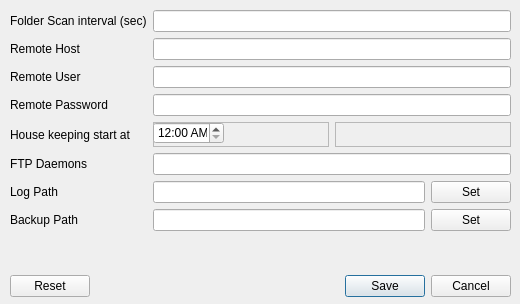
<?xml version="1.0" encoding="UTF-8"?>
<ui version="4.0">
 <class>settingsDlg</class>
 <widget class="QDialog" name="settingsDlg">
  <property name="geometry">
   <rect>
    <x>0</x>
    <y>0</y>
    <width>520</width>
    <height>304</height>
   </rect>
  </property>
  <property name="sizePolicy">
   <sizepolicy hsizetype="Fixed" vsizetype="Fixed">
    <horstretch>0</horstretch>
    <verstretch>0</verstretch>
   </sizepolicy>
  </property>
  <property name="minimumSize">
   <size>
    <width>520</width>
    <height>246</height>
   </size>
  </property>
  <property name="maximumSize">
   <size>
    <width>520</width>
    <height>400</height>
   </size>
  </property>
  <property name="baseSize">
   <size>
    <width>520</width>
    <height>246</height>
   </size>
  </property>
  <property name="windowTitle">
   <string>Settings</string>
  </property>
  <property name="modal">
   <bool>true</bool>
  </property>
  <widget class="QDialogButtonBox" name="buttonBox">
   <property name="geometry">
    <rect>
     <x>10</x>
     <y>270</y>
     <width>501</width>
     <height>32</height>
    </rect>
   </property>
   <property name="orientation">
    <enum>Qt::Horizontal</enum>
   </property>
   <property name="standardButtons">
    <set>QDialogButtonBox::Cancel|QDialogButtonBox::Reset|QDialogButtonBox::Save</set>
   </property>
  </widget>
  <widget class="QWidget" name="gridLayoutWidget">
   <property name="geometry">
    <rect>
     <x>10</x>
     <y>10</y>
     <width>501</width>
     <height>221</height>
    </rect>
   </property>
   <layout class="QGridLayout" name="settingsLayout">
    <item row="2" column="0">
     <widget class="QLabel" name="label_4">
      <property name="text">
       <string>Remote User</string>
      </property>
     </widget>
    </item>
    <item row="1" column="1">
     <widget class="QLineEdit" name="ftp_host"/>
    </item>
    <item row="2" column="1">
     <widget class="QLineEdit" name="ftp_user"/>
    </item>
    <item row="0" column="1">
     <widget class="QLineEdit" name="sync_interval">
      <property name="text">
       <string/>
      </property>
     </widget>
    </item>
    <item row="1" column="0">
     <widget class="QLabel" name="label_3">
      <property name="text">
       <string>Remote Host</string>
      </property>
     </widget>
    </item>
    <item row="0" column="0">
     <widget class="QLabel" name="label">
      <property name="text">
       <string>Folder Scan interval (sec)</string>
      </property>
     </widget>
    </item>
    <item row="3" column="0">
     <widget class="QLabel" name="label_5">
      <property name="text">
       <string>Remote Password</string>
      </property>
     </widget>
    </item>
    <item row="6" column="0">
     <widget class="QLabel" name="label_6">
      <property name="text">
       <string>Log Path</string>
      </property>
     </widget>
    </item>
    <item row="4" column="1">
     <layout class="QHBoxLayout" name="horizontalLayout_2">
      <item>
       <widget class="QFrame" name="frame">
        <property name="frameShape">
         <enum>QFrame::StyledPanel</enum>
        </property>
        <property name="frameShadow">
         <enum>QFrame::Raised</enum>
        </property>
        <widget class="QTimeEdit" name="house_keeping">
         <property name="geometry">
          <rect>
           <x>0</x>
           <y>0</y>
           <width>71</width>
           <height>22</height>
          </rect>
         </property>
         <property name="displayFormat">
          <string>h:mm AP</string>
         </property>
        </widget>
       </widget>
      </item>
      <item>
       <widget class="QFrame" name="frame_3">
        <property name="frameShape">
         <enum>QFrame::StyledPanel</enum>
        </property>
        <property name="frameShadow">
         <enum>QFrame::Raised</enum>
        </property>
       </widget>
      </item>
     </layout>
    </item>
    <item row="5" column="1">
     <widget class="QLineEdit" name="thread_count"/>
    </item>
    <item row="5" column="0">
     <widget class="QLabel" name="label_2">
      <property name="text">
       <string>FTP Daemons</string>
      </property>
     </widget>
    </item>
    <item row="4" column="0">
     <widget class="QLabel" name="label_7">
      <property name="text">
       <string>House keeping start at</string>
      </property>
     </widget>
    </item>
    <item row="6" column="1">
     <layout class="QHBoxLayout" name="horizontalLayout_3">
      <item>
       <widget class="QLineEdit" name="log_path">
        <property name="readOnly">
         <bool>true</bool>
        </property>
       </widget>
      </item>
      <item>
       <widget class="QPushButton" name="btn_setLogPath">
        <property name="text">
         <string>Set</string>
        </property>
       </widget>
      </item>
     </layout>
    </item>
    <item row="7" column="0">
     <widget class="QLabel" name="label_8">
      <property name="text">
       <string>Backup Path</string>
      </property>
     </widget>
    </item>
    <item row="3" column="1">
     <widget class="QLineEdit" name="ftp_pass">
      <property name="echoMode">
       <enum>QLineEdit::Password</enum>
      </property>
     </widget>
    </item>
    <item row="7" column="1">
     <layout class="QHBoxLayout" name="horizontalLayout">
      <item>
       <widget class="QLineEdit" name="bkup_path">
        <property name="readOnly">
         <bool>true</bool>
        </property>
       </widget>
      </item>
      <item>
       <widget class="QPushButton" name="btn_setBkupPath">
        <property name="text">
         <string>Set</string>
        </property>
       </widget>
      </item>
     </layout>
    </item>
   </layout>
  </widget>
 </widget>
 <tabstops>
  <tabstop>sync_interval</tabstop>
  <tabstop>ftp_host</tabstop>
  <tabstop>ftp_user</tabstop>
  <tabstop>ftp_pass</tabstop>
  <tabstop>house_keeping</tabstop>
  <tabstop>thread_count</tabstop>
  <tabstop>log_path</tabstop>
  <tabstop>btn_setLogPath</tabstop>
  <tabstop>bkup_path</tabstop>
  <tabstop>btn_setBkupPath</tabstop>
 </tabstops>
 <resources/>
 <connections>
  <connection>
   <sender>btn_setLogPath</sender>
   <signal>clicked()</signal>
   <receiver>settingsDlg</receiver>
   <slot>setLogPath()</slot>
   <hints>
    <hint type="sourcelabel">
     <x>477</x>
     <y>189</y>
    </hint>
    <hint type="destinationlabel">
     <x>454</x>
     <y>277</y>
    </hint>
   </hints>
  </connection>
  <connection>
   <sender>buttonBox</sender>
   <signal>accepted()</signal>
   <receiver>settingsDlg</receiver>
   <slot>accept()</slot>
   <hints>
    <hint type="sourcelabel">
     <x>238</x>
     <y>210</y>
    </hint>
    <hint type="destinationlabel">
     <x>157</x>
     <y>274</y>
    </hint>
   </hints>
  </connection>
  <connection>
   <sender>buttonBox</sender>
   <signal>rejected()</signal>
   <receiver>settingsDlg</receiver>
   <slot>reject()</slot>
   <hints>
    <hint type="sourcelabel">
     <x>306</x>
     <y>210</y>
    </hint>
    <hint type="destinationlabel">
     <x>286</x>
     <y>274</y>
    </hint>
   </hints>
  </connection>
  <connection>
   <sender>buttonBox</sender>
   <signal>clicked(QAbstractButton*)</signal>
   <receiver>settingsDlg</receiver>
   <slot>onActionBtnClick(QAbstractButton*)</slot>
   <hints>
    <hint type="sourcelabel">
     <x>401</x>
     <y>230</y>
    </hint>
    <hint type="destinationlabel">
     <x>398</x>
     <y>248</y>
    </hint>
   </hints>
  </connection>
  <connection>
   <sender>btn_setBkupPath</sender>
   <signal>clicked()</signal>
   <receiver>settingsDlg</receiver>
   <slot>setBkupPath()</slot>
   <hints>
    <hint type="sourcelabel">
     <x>501</x>
     <y>214</y>
    </hint>
    <hint type="destinationlabel">
     <x>507</x>
     <y>241</y>
    </hint>
   </hints>
  </connection>
 </connections>
 <slots>
  <slot>setLogPath()</slot>
  <slot>checkSettings()</slot>
  <slot>setSyncDir()</slot>
  <slot>syncTimeChanged()</slot>
  <slot>onActionBtnClick(QAbstractButton*)</slot>
  <slot>setBkupPath()</slot>
 </slots>
</ui>
